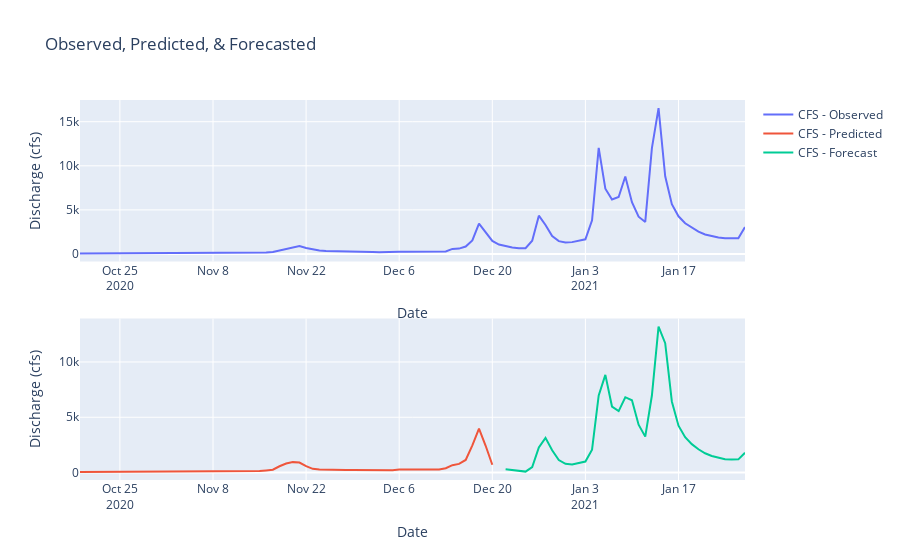

Source (notebook cell):
### Code cell
# Create figure with secondary y-axis
fig = make_subplots(rows=2,cols=1)
# Add traces
fig.add_trace(
    go.Scatter(x=eel.Date, y=eel.CFS, name="CFS - Observed"),
    secondary_y=False,row=1,col=1)
fig.add_trace(
    go.Scatter(x=eel_train.Date, y=predict, name="CFS - Predicted"),
    secondary_y=False,row=2,col=1)
fig.add_trace(
    go.Scatter(x=eel_test.Date, y=forecast, name="CFS - Forecast"),
    secondary_y=False,row=2,col=1)

# Add figure title
fig.update_layout(
    title_text="Observed, Predicted, & Forecasted ")
# Set x-axis title
fig.update_xaxes(title_text="Date")
# Set y-axes titles
fig.update_yaxes(title_text="Discharge (cfs)", secondary_y=False)
fig.update_yaxes(title_text="Precip (mm)", secondary_y=True)
fig.show()



# fig, ax = plt.subplots(figsize=(15,5))
# ax.plot(eel.Date,eel.CFS,label='CFS - Observed')
# ax.plot(eel_train.Date[:-1],predict,label='CFS - Prediction')
# ax.plot(eel_test.Date,forecast,label='CFS - Forecast')
# ax2 = ax.twinx()
# ax2.plot(eel.Date,eel.Precip_Shift,'r',label='Shift Precip (mm)')

# ax.set_xlabel('Date')
# ax.set_ylabel('Discharge (cfs)')
# fig.legend()
